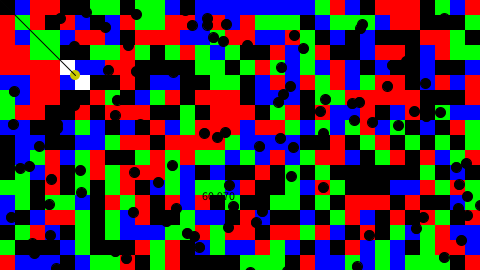
Frame 1 (no input)
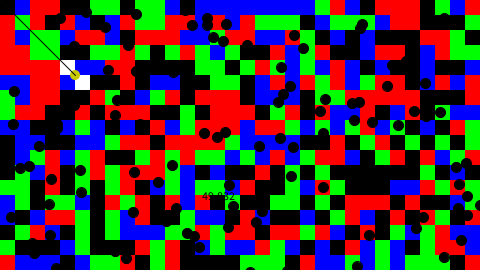
Frame 60 (the mouse pressed at the canvas centre just before this capture)
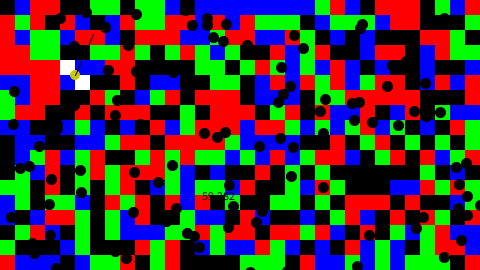
Frame 120 (the mouse held since frame 60 and released just before this capture)

The Processing sketch that drew these frames (run headless with seeded random() and noise(); from frame 60 on, the mouse is pressed at the canvas centre):

// Processing sketch: Moehringio_1_2
// ── Moehringio_1_2.pde
import java.util.Vector;

Map M;
Entities E;
int Msize, Esize, arrSize;
float pace;


void setup(){
  size(480,270);
  //fullScreen();
  Msize = width/32;     //1920 / x = 60
  Esize = width/48;           //1920 / x = 40
  arrSize = 100;
  pace = width/192;    //dynamic size and pace
  M = new Map(new PVector(0,0),arrSize);
  E = new Entities(Esize);
  M.create();
  
}

void draw(){
  M.update();
  E.update();
  
  M.show();
  E.show();

  fill(0);
  text(frameRate,200,200);
}

PVector getMapPos(){
  return new PVector(M.pos.x,M.pos.y);
}
PVector getPlayerPos(){
  return E.getPlayerPos();
}
PVector getPlayerVel(){
  return E.getPlayerVel();
}
int MapCollisions(int i, int j, PVector p, int s){
  return M.Collisions(i,j,p,s);
}


void keyPressed(){
  E.movement_input(key,true);
  M.movement_input(key,true);
}

void keyReleased(){
  E.movement_input(key,false);
  M.movement_input(key,false);
}
// ── Enemy.pde
class Enemy extends Entity{
  
  Enemy(PVector pos_, int size_){
    super(pos_,size_);
  }
}
// ── Entities.pde
class Entities{
  Entity E[];
  
  Entities(int size){
    E = new Entity[2000];
    
    E[0] = new Player(new PVector(width/6.4,height/3.6),size);
    for(int i = 1; i < E.length; i++){      
      E[i] = new Entity(new PVector(random(100*width/32),random(100*width/32)),size);
      //E[i].create_directions();
    }
  }
  
  void update(){
    for(Entity E : E){
      E.update();
    }
  }
  
  void show(){
    for(Entity E : E){
      E.show();
    }
  }
  
  PVector getPlayerPos(){
    return E[0].pos;
  }
  PVector getPlayerVel(){
    return E[0].vel;
  }
  
  void movement_input(char c,boolean b){
    //println("HALLO");
    E[0].movement_input(c,b);
  }
  
}
// ── Entity.pde
class Entity {
  PVector pos, MPos, vel, dir;
  color Col;
  int size;

  Entity(PVector pos_, int size_) {
    pos = new PVector();
    MPos = new PVector();
    vel = new PVector();
    dir = new PVector(0, 0);
    pos = pos_;
    Col = color(0);
    size = size_;
  }

  void update() {
    movement();
    //--pos-to-MPos---------------
    MPos = getMapPos().add(pos);
    //println("Entity MPos: " + MPos);
  }

  void show() {
    fill(Col);
    ellipse(MPos.x, MPos.y, size, size);
  }

  void get_direction(int x, int y) {
    //pushMatrix();
    //translate(pos.x,pos.y);
    //--turning
    dir = new PVector(x, y);
    dir = dir.sub(pos);
    dir.normalize();
    //popMatrix();
  }

  void movement() {
    velUpdate();
    pos.add(vel);
  }

  void movement_input(char k, boolean b) {
  }  //only for Player

  void velUpdate() {
  }
}
// ── Map.pde
class Map{
  PVector pos,vel;
  Tile[][] Map;
  boolean w,a,s,d;
  
  Map(PVector pos_,int arrSize_){
    pos = new PVector();
    vel = new PVector();
    pos = pos_;
    Map = new Tile[arrSize_][arrSize_];
    w = false;
    a = false;
    s = false;
    d = false;
  }
  
  void create(){
    for(int i = 0; i < Map.length; i++){
      for(int j = 0; j < Map[0].length; j++){
        PVector Tpos = new PVector(i*Msize,j*Msize);
        int r = int(random(4));
        switch(r){
        case 0:  Map[i][j] = new Tile("Ground1",Tpos);    break;
        case 1:  Map[i][j] = new Tile("Ground2",Tpos);    break;
        case 2:  Map[i][j] = new Tile("Ground3",Tpos);    break;
        case 3:  Map[i][j] = new Wall("Wall1",Tpos);      break;
        default: break;
        }
      }
    }
  }
  
  void update(){
    velUpdate();
    pos.add(vel);
    //println(pos);
  }
  
  void show(){
    //println(int(pos.x/Msize) + " " + int(pos.y/Msize));
    for(int i = -int(pos.x/Msize); i < -int(pos.x/Msize) + width/Msize + (pos.x%Msize == 0? 0:1); i++){    //only add the extra tile,if it is necesary (for edges of the map)
      for(int j = -int(pos.y/Msize); j < -int(pos.y/Msize) + height/Msize + (pos.y%Msize == 0? 0:1); j++){
        Map[i][j].show(pos.x+i*Msize,pos.y+j*Msize,Msize);
      }
    }
  }
  
  
  //--seperate-functions-----------------
  void movement_input(char k, boolean b){
    //println(k);
    if(b){
      switch(k){
        case 'w':  w = true; break;
        case 'a':  a = true; break;
        case 's':  s = true; break;
        case 'd':  d = true; break;
        default :  break;
      }
    }
    if(!b){
      switch(k){
        case 'w':  w = false; break;
        case 'a':  a = false; break;
        case 's':  s = false; break;
        case 'd':  d = false; break;
        default :  break;
      }
    }
  }
  
  void velUpdate(){
    PVector Ppos = getPlayerPos();
    PVector Pvel = getPlayerVel();
    
    if(Pvel.x > 0 && Ppos.x > width/2 && pos.x - width > -arrSize*Msize || Pvel.x < 0 && Ppos.x < arrSize*Msize - width/2 && pos.x < 0){
      vel.x = -Pvel.x;
    }
    else{
      vel.x = 0;
    }
    if(Pvel.y > 0 && Ppos.y > height/2 && pos.y - height > -arrSize*Msize || Pvel.y < 0 && Ppos.y < arrSize*Msize - height/2 && pos.y < 0){
      vel.y = -Pvel.y;
    }
    else{
      vel.y = 0;
    }
  }
  
  int Collisions(int i, int j, PVector p, int s){    //pos, size
    boolean neighbours[] = new boolean[4];
    if(j > 0)         neighbours[0] = (Map[i][j-1] instanceof Wall)? true:false;
    if(i < arrSize-1) neighbours[1] = (Map[i+1][j] instanceof Wall)? true:false;
    if(j > arrSize-1) neighbours[2] = (Map[i][j+1] instanceof Wall)? true:false;
    if(i > 0)         neighbours[3] = (Map[i-1][j] instanceof Wall)? true:false;
    
    return (Map[i][j] instanceof Wall)? Map[i][j].CollisionDetection(p,s,neighbours) : 0;
  }
}
// ── Player.pde
class Player extends Entity{
  boolean w,a,s,d;
  
  Player(PVector pos_,int size_){
    super(pos_,size_);
    Col = color(200,200,0);
    w = false;
    a = false;
    s = false;
    d = false;
  }
  
  void show(){
    super.show();        
      dir.setMag(100);
      stroke(2);
      line(MPos.x, MPos.y, dir.x, dir.y);
      stroke(0);

  }
  
  void movement(){
    //println("VEL" + vel);
    get_direction(mouseX,mouseY);
    velUpdate();
    collisions();
    pos.add(vel);
  }
   
  //--seperate-functions-----------------
  void movement_input(char k, boolean b){
    //println("k" + k);
    if(b){
      switch(k){
        case 'w':  w = true; break;
        case 'a':  a = true; break;
        case 's':  s = true; break;
        case 'd':  d = true; break;
        default :  break;
      }
    }
    if(!b){
      switch(k){
        case 'w':  w = false; break;
        case 'a':  a = false; break;
        case 's':  s = false; break;
        case 'd':  d = false; break;
        default :  break;
      }
    }
  }
  
  void velUpdate(){
      if(w && pos.y - size/2 > 0) vel.y = -pace;
      else if(s && pos.y + size/2 < arrSize*Msize) vel.y = pace;
      else vel.y = 0;
      if(a && pos.x - size/2 > 0) vel.x = -pace;
      else if(d && pos.x + size/2 < arrSize*Msize) vel.x = pace;
      else vel.x = 0;
  }
  
  void collisions(){
    for(int i = int(pos.x/Msize - (pos.x > 0? 1:0)); i < int(pos.x/Msize + (pos.x < (arrSize-1)*Msize ? 2:1)); i++){
      for(int j = int(pos.y/Msize - (pos.x > 0? 1:0)); j < int(pos.y/Msize + (pos.y < (arrSize-1)*Msize ? 2:1)); j++){  //only the 3*3 square around the Entity is checked
        int collision = MapCollisions(i,j,pos,size);       
        switch(collision){    //1 = left, 2 = right , 3 = top, 4 = bottom, 5 = lefttop, 6 = righttop, 7 = leftbottom, 8 = rightbottom
          case 1:  if(vel.x > 0){vel.x = 0;} break;
          case 2:  if(vel.x < 0){vel.x = 0;} break;
          case 3:  if(vel.y > 0){vel.y = 0;} break;
          case 4:  if(vel.y < 0){vel.y = 0;} break;
          case 5:  if(vel.x > 0 && vel.y > 0){vel.x = 0; vel.y = 0;} break;
          case 6:  if(vel.x < 0 && vel.y > 0){vel.x = 0; vel.y = 0;} break;
          case 7:  if(vel.x > 0 && vel.y < 0){vel.x = 0; vel.y = 0;} break;
          case 8:  if(vel.x < 0 && vel.y < 0){vel.x = 0; vel.y = 0;} break;
          default: break;
        }
      }
    }
  }
}
// ── Tile.pde
class Tile {
  PVector pos;
  String TileType;
  color C;

  Tile(String TileType_, PVector pos_) {
    TileType = TileType_;
    pos = new PVector(pos_.x, pos_.y);

    switch(TileType) {
    case "Ground1":  
      C = color(255, 0, 0);  
      break;
    case "Ground2":  
      C = color(0, 255, 0);  
      break;
    case "Ground3":  
      C = color(0, 0, 255);  
      break;
    case "Wall1"  :  
      C = color(0, 0, 0);      
      break;
    default:  
      break;
    }
  }

  void update() {
  }


  void show(float x, float y, int size) {
    fill(C);
    noStroke();
    rect(x, y, size, size);
  }



  int CollisionDetection(PVector Ppos, int rad, boolean[] neighbours) {
    PVector closest = new PVector(Ppos.x, Ppos.y);
    String Side = "";
    float dis = 0;

    if (Ppos.x < pos.x) {
      closest.x = pos.x;
      Side += "left";
    }
    if (Ppos.x > pos.x + Msize) {
      closest.x = pos.x + Msize;
      Side += "right";
    }
    if (Ppos.y < pos.y) {
      closest.y = pos.y;
      Side += "top";
    }
    if (Ppos.y >   pos.y + Msize) {
      closest.y = pos.y + Msize;
      Side += "bottom";
    }
    
    if (Side.equals("lefttop")) {
      if (neighbours[0] == true) Side = "left";
      if (neighbours[3] == true) Side = "top";
    }
    if (Side.equals("righttop")) {
      if (neighbours[0] == true) Side = "right";
      if (neighbours[1] == true) Side = "top";
    }
    if (Side.equals("leftbottom")) {
      if (neighbours[2] == true) Side = "left";
      if (neighbours[3] == true) Side = "bottom";
    }
    if (Side.equals("rightbottom")) {
      if (neighbours[2] == true) Side = "right";
      if (neighbours[1] == true) Side = "bottom";
    }

    dis = dist(closest.x, closest.y, Ppos.x, Ppos.y);
    if (dis <= rad/2) {
      C = color(255);
      switch(Side) {    //1 = left, 2 = right , 3 = top, 4 = bottom, 5 = lefttop, 6 = righttop, 7 = leftbottom, 8 = rightbottom
      case "left"       : return 1;
      case "right"      : return 2;
      case "top"        : return 3;
      case "bottom"     : return 4;
      case "lefttop"    : return 5;
      case "righttop"   : return 6;
      case "leftbottom" : return 7;
      case "rightbottom": return 8;
      }
      return 9; //inside
    } else
      C = color(0);
    // println("side: " + Side + "  dist: " + dis);
    return 0;  //0 = no collision
  }
}
// ── Wall.pde
class Wall extends Tile{
  
  
  Wall(String TileType_,PVector pos_){
    super(TileType_,pos_);
  }
  
  void update(){
  }
}
